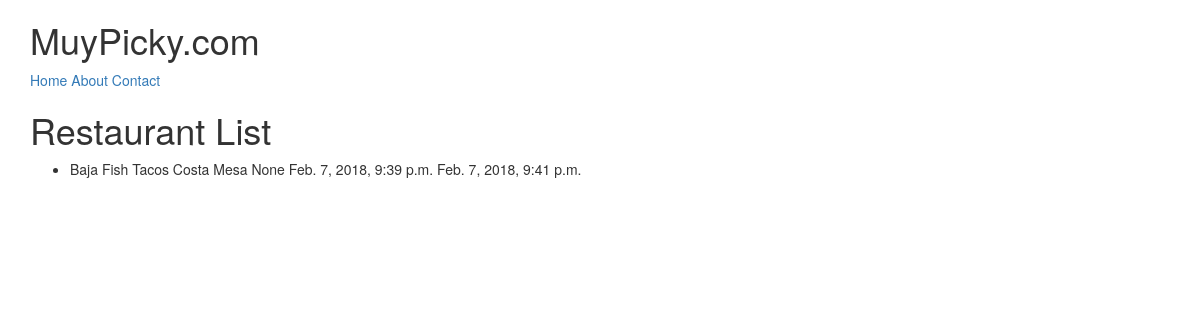
The page /restaurants/ on the database as committed earlier.
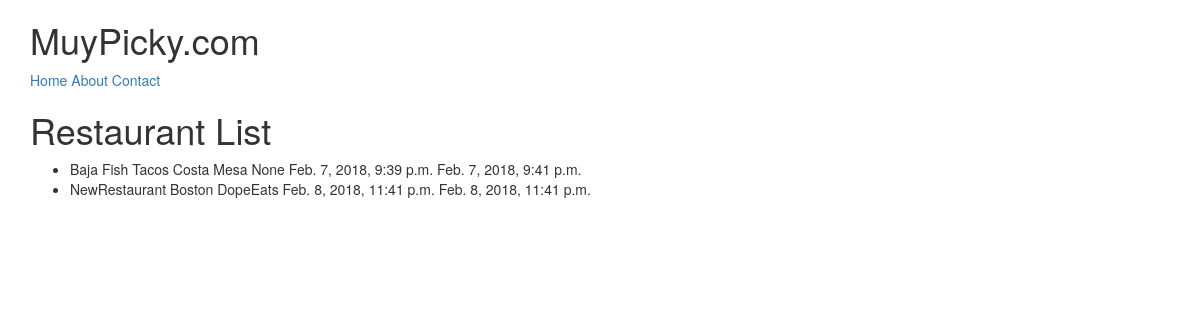
The same page on the database as committed later.
### restaurants/models.py (models this page shows)
class RestaurantLocation(models.Model):
    name            = models.CharField(max_length=120)
    location        = models.CharField(max_length=120, null=True, blank=True)
    category        = models.CharField(max_length=120, null=True, blank=True)
    timestamp       = models.DateTimeField(auto_now_add=True)
    updated         = models.DateTimeField(auto_now=True)
    def __str__(self):
        return self.name

### restaurants/views.py (the view)
# urls.py: url(r'^restaurants/$', restaurant_listview),
def restaurant_listview(request):
    template_name = 'restaurants/restaurants_list.html'
    query_set = RestaurantLocation.objects.all()
    context = {
        "object_list": query_set
    }
    return render(request, template_name, context)

### restaurants/templates/restaurants/restaurants_list.html (shortened to what this page needs)
{% extends "base.html" %}
{% block content %}
<h1>Restaurant List</h1>
<ul>
  {% for obj in object_list %}
    <li>{{ obj }} {{ obj.location }} {{ obj.category }} {{ obj.timestamp }} {{ obj.updated }}</li>
  {% endfor %}
{% endblock content %}

### templates/base.html (shortened to what this page needs)
<!DOCTYPE html>
<html lang=en>
<head>
  {% include 'snippets/css.html' %}
</head>
<body>
{% include 'snippets/nav.html' %}
<div class='container'>
{% block content %}{% endblock content %}
</div>
</body>
</html>

### templates/snippets/css.html (shortened to what this page needs)
<link rel="stylesheet" href="https://maxcdn.bootstrapcdn.com/bootstrap/3.3.7/css/bootstrap.min.css">
<link rel="stylesheet" href="https://maxcdn.bootstrapcdn.com/bootstrap/3.3.7/css/bootstrap-theme.min.css">

### templates/snippets/nav.html
<div class='container'>
<h1>MuyPicky.com</h1>
<a href='/'>Home</a>
<a href='/about'>About</a>
<a href='/contact'>Contact</a>
</div>

Rows that differ between the two databases and show on the page:
added RestaurantLocation: name "NewRestaurant", location "Boston", category "DopeEats", timestamp "Feb. 8, 2018, 11:41 p.m.", updated "Feb. 8, 2018, 11:41 p.m."
